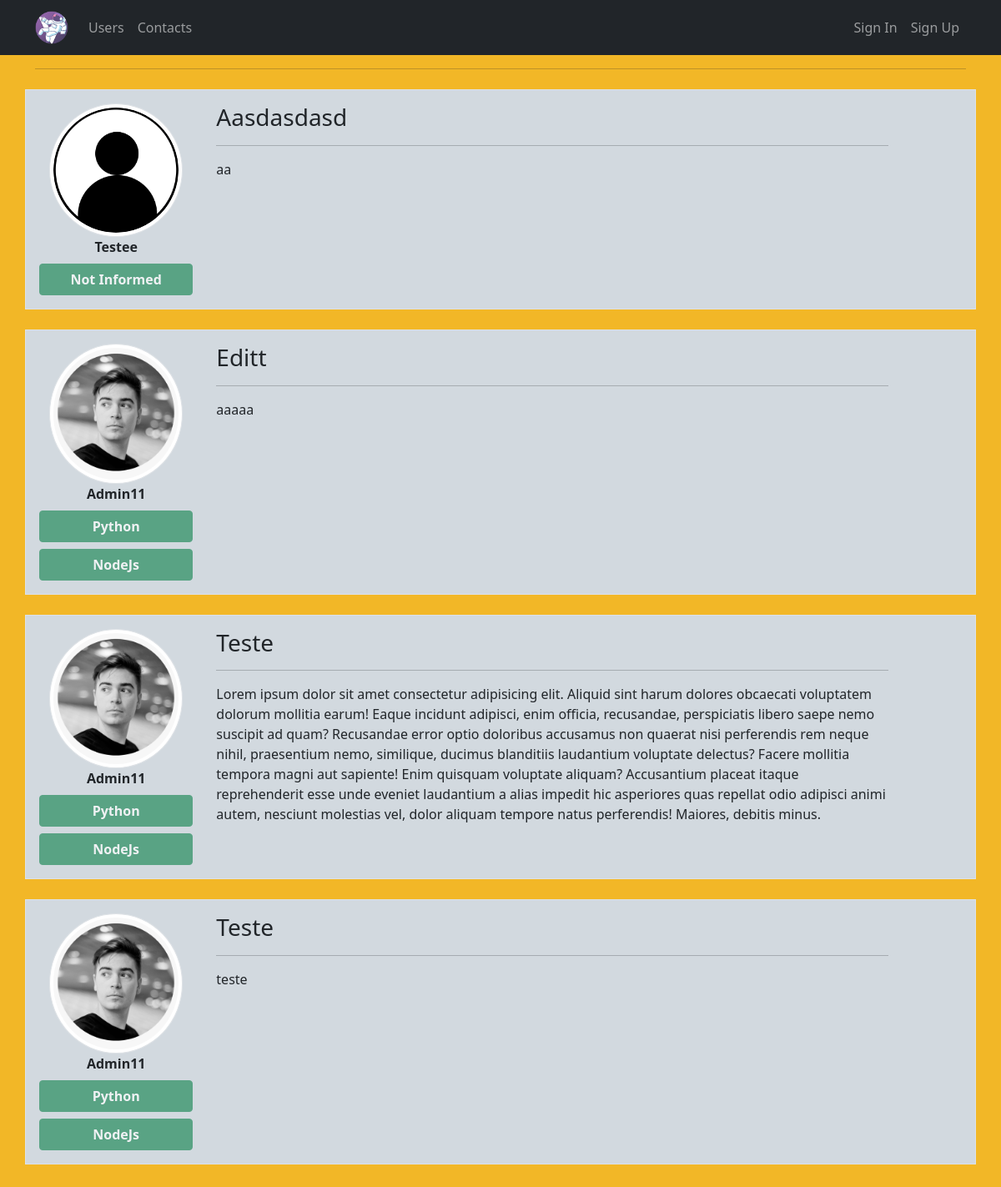
The page / on the database its author committed.
### site_web/models.py (models this page shows)
class Post(database.Model):
    id = database.Column(database.Integer, primary_key=True)
    title = database.Column(database.String, nullable=False)
    body = database.Column(database.Text, nullable=False)
    dt_create = database.Column(database.DateTime, nullable=False, default=datetime.utcnow)
    id_user = database.Column(database.Integer, database.ForeignKey('user.id'), nullable=False)

class User(database.Model, UserMixin):
    id = database.Column(database.Integer, primary_key=True)
    username = database.Column(database.String, nullable=False)
    email = database.Column(database.String, nullable=False, unique=True)
    password = database.Column(database.String, nullable=False)
    profile_picture = database.Column(database.String, default='default.jpg')
    courses = database.Column(database.String, nullable=False, default='Not Informed')
    posts = database.relationship('Post', backref='author', lazy=True)

### site_web/routes.py (the view)
@app.route("/")
def home():
    posts = Post.query.order_by(Post.id.desc())
    return render_template("home.html", posts=posts)

### site_web/templates/home.html (shortened to what this page needs)
{% extends 'base.html' %}
{% block body %}
    <div class="container">
        <hr>
        {% for post in posts %}
            <div class="row border mt-4 p-3 color02">
                <div class="col col-2 text-center text-capitalize me-3">
                    <div class=""><img src="{{ url_for('static', filename='media/{}'.format(post.author.profile_picture)) }}" alt="profile_pricture" class="rounded-circle img-thumbnail"></div>
                    <strong>{{ post.author.username }}</strong>
                        <div class="row justify-content-center">
                                {% if post.author.courses %}
                                    {% for course in post.author.courses.split(';') %}
                                    <button type="button" class="btn btn-success mt-2 fw-bolder" disabled>
                                        {{ course }}
                                    </button>
                                    {% endfor %}
                                {% else %}
                                    <button type="button" class="btn btn-success mt-2 fw-bolder" disabled>
                                        No Courses Registered :(
                                    </button>
                                {% endif %}
                        </div>
                </div>
                <div class="col col-9 ">
                    <h3 class="text-capitalize">{{ post.title }}</h3>
                    <hr>
                    <p>{{ post.body }}</p>
                </div>
            </div>
        {% endfor %}
    </div>
{% endblock body %}

### site_web/static/main.css (style rules this page uses)
#color01 { background-color: #f2b727; }
.color02 { background-color: #d2d9df; }

### rows shown on the page
Post: profile_picture (placeholder picture), author.username "Testee", title "Aasdasdasd", body "aa"
User: courses "Not Informed"
Post: profile_picture (picture), author.username "Admin11", course "Python" "NodeJs", title "Editt", body "aaaaa"
Post: profile_picture (picture), author.username "Admin11", course "Python" "NodeJs", title "Teste", body "Lorem ipsum dolor sit amet consectetur adipisicing elit. Aliquid sint harum dolores obcaecati voluptatem dolorum mollitia earum! Eaque incidunt adipisci, enim officia, recusandae, perspiciatis libero saepe nemo suscipit ad quam? Recusandae error optio doloribus accusamus non quaerat nisi perferendis rem neque nihil, praesentium nemo, similique, ducimus blanditiis laudantium voluptate delectus? Facere mollitia tempora magni aut sapiente! Enim quisquam voluptate aliquam? Accusantium placeat itaque reprehenderit esse unde eveniet laudantium a alias impedit hic asperiores quas repellat odio adipisci animi autem, nesciunt molestias vel, dolor aliquam tempore natus perferendis! Maiores, debitis…"
Post: profile_picture (picture), author.username "Admin11", course "Python" "NodeJs", title "Teste", body "teste"
